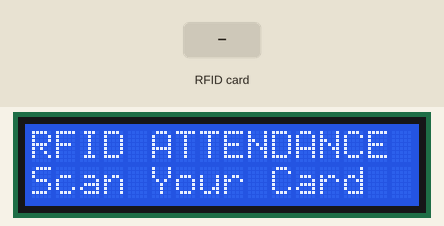
Simulated run of this sketch. Board: Arduino Uno, built with avr-gcc and run on an emulated ATmega328P. On the bench: 16×2 character LCD. Inputs (shaded band) come from the test bench. What the sketch prints to the serial monitor is not drawn.

Above: at 1.3 s.
1.4 s: RFID card 01 02 03 04 held to the reader
At 2.3 s:
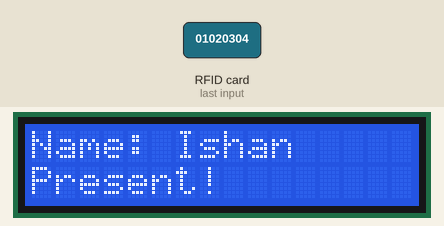
4.4 s: RFID card 11 22 33 44 held to the reader
At 5.6 s:
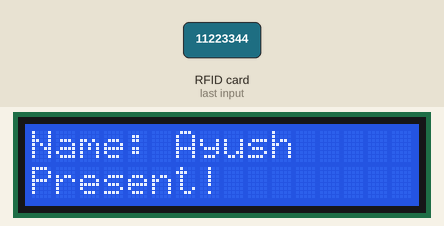
7.4 s: RFID card AA BB CC DD held to the reader
At 7.7 s:
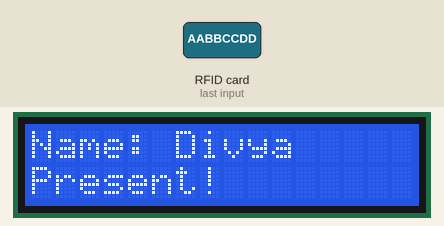
10.4 s: RFID card 5E 7A 19 C4 held to the reader
At 11.2 s:
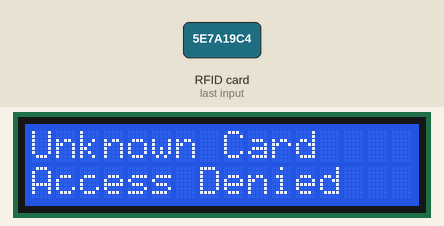
13.4 s: RFID card 01 02 03 04 held to the reader
At 14.7 s:
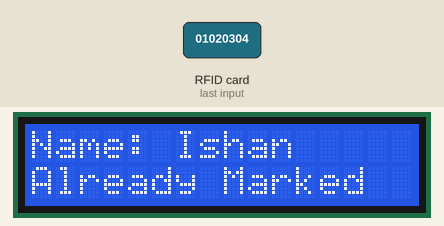
16.4 s: RFID card 11 22 33 44 held to the reader
At 17.1 s:
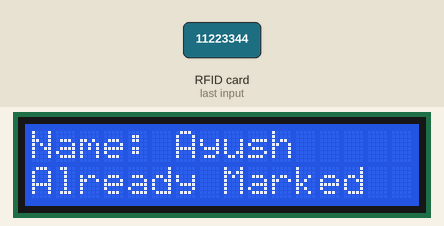
Timing chart, 0 to 19.4 s (numbered marks = the images above; inputs shaded):
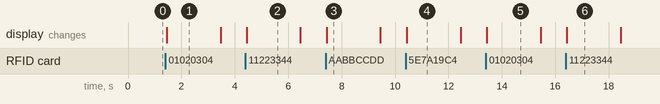

The sketch:

sketch.ino
```cpp
#include <SPI.h>
#include <MFRC522.h>
#include <Wire.h>
#include <LiquidCrystal_I2C.h>

#define SS_PIN 10
#define RST_PIN 9

MFRC522 rfid(SS_PIN, RST_PIN);
LiquidCrystal_I2C lcd(0x27, 16, 2);

struct Student {
  const char* uid;
  const char* name;
  bool attendanceMarked;
};

Student students[] = {
  {"01:02:03:04", "Ishan", false},
  {"11:22:33:44", "Ayush", false},
  {"AA:BB:CC:DD", "Divya", false}
};

const int studentCount = sizeof(students) / sizeof(students[0]);

String readUID() {
  String uid = "";

  for (byte i = 0; i < rfid.uid.size; i++) {
    if (i > 0) uid += ":";
    if (rfid.uid.uidByte[i] < 0x10) uid += "0";
    uid += String(rfid.uid.uidByte[i], HEX);
  }

  uid.toUpperCase();
  return uid;
}

void setup() {
  Serial.begin(9600);
  SPI.begin();
  rfid.PCD_Init();

  Wire.begin();
  lcd.init();
  lcd.backlight();

  lcd.setCursor(0, 0);
  lcd.print("RFID ATTENDANCE");
  lcd.setCursor(0, 1);
  lcd.print("Scan Your Card");

  Serial.println("RFID SMART ATTENDANCE SYSTEM");
  Serial.println("System Ready. Scan your card...");
}

void loop() {
  if (!rfid.PICC_IsNewCardPresent()) return;
  if (!rfid.PICC_ReadCardSerial()) return;

  String uid = readUID();

  Serial.print("Card UID: ");
  Serial.println(uid);

  lcd.clear();

  bool found = false;

  for (int i = 0; i < studentCount; i++) {
    if (uid == students[i].uid) {
      found = true;

      Serial.print("Student: ");
      Serial.println(students[i].name);

      lcd.setCursor(0, 0);
      lcd.print("Name: ");
      lcd.print(students[i].name);

      if (!students[i].attendanceMarked) {
        students[i].attendanceMarked = true;

        Serial.println("Attendance: PRESENT");
        lcd.setCursor(0, 1);
        lcd.print("Present!");
      } else {
        Serial.println("Attendance: ALREADY MARKED");
        lcd.setCursor(0, 1);
        lcd.print("Already Marked");
      }

      break;
    }
  }

  if (!found) {
    Serial.println("Student: Unknown");
    Serial.println("Attendance: NOT MARKED");

    lcd.setCursor(0, 0);
    lcd.print("Unknown Card");
    lcd.setCursor(0, 1);
    lcd.print("Access Denied");
  }

  Serial.println("------------------------");

  rfid.PICC_HaltA();
  rfid.PCD_StopCrypto1();

  delay(2000);

  lcd.clear();
  lcd.setCursor(0, 0);
  lcd.print("Scan Your Card");
}
```

Measured:
- after the input at 1.4 s, the display: changes after 0.05 s (image 1)
- after the input at 4.4 s, the display: changes at once (image 2)
- after the input at 7.4 s, the display: changes at once (image 3)
- after the input at 10.4 s, the display: changes at once (image 4)
- after the input at 13.4 s, the display: changes at once (image 5)
- after the input at 16.4 s, the display: changes at once (image 6)
- what the display in image 1 shows lasts 2.1 s, from 1.4 s to 3.5 s
